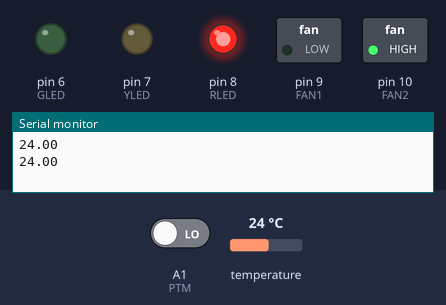
A sketch run on a simulated Arduino Uno, built with avr-gcc and run on an emulated ATmega328P. Shown: switched loads named in the sketch (green lamp = pin HIGH), output pins drawn as LEDs (lit = HIGH), the last lines printed to the serial monitor. Inputs (shaded band) come from the test bench; at power-on: temperature 24 °C, A1 (PTM) LOW.

Above: at 3.3 s.
3.4 s: temperature set to 23.3 °C
At 5.3 s:
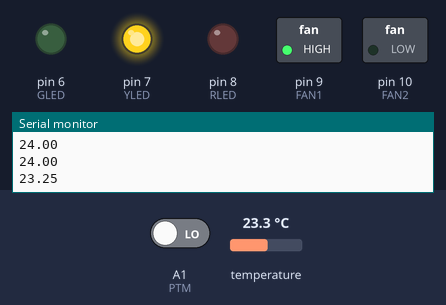
5.8 s: A1 (PTM) driven HIGH
At 7.3 s:
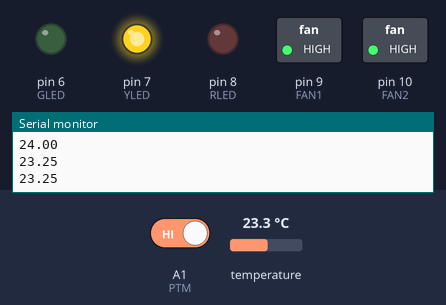
8.5 s: A1 (PTM) driven LOW
At 9.9 s:
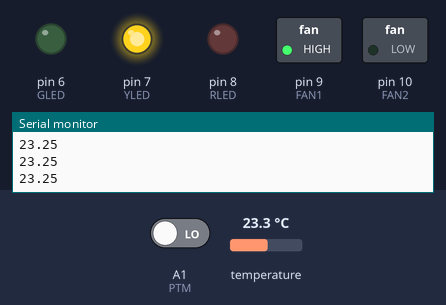
10.9 s: temperature set to 20.4 °C
13.3 s: temperature set to 19.6 °C
At 14.9 s:
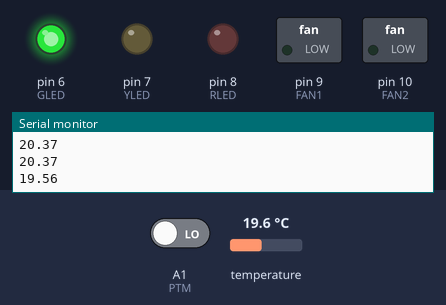
16.0 s: A1 (PTM) driven HIGH
At 18.1 s:
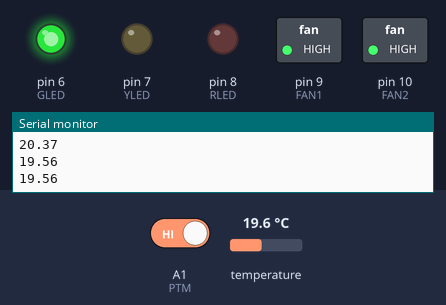
Timing chart, 0 to 19.6 s (numbered marks = the images above; inputs shaded):
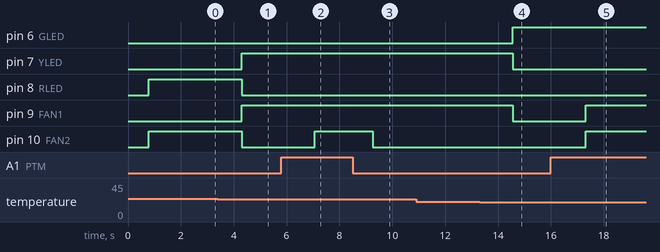

The sketch:

Subsystem-3.ino
```cpp
//including the libraries
#include <OneWire.h>
#include <DallasTemperature.h>

//Set which pin dts is connected to the Arduino
#define ONE_WIRE_BUS A0

// Setup a oneWire instance to communicate with any OneWire devices
OneWire oneWire(ONE_WIRE_BUS);

// Pass our oneWire reference to Dallas Temperature.
DallasTemperature sensors(&oneWire);

//set a float for the temperature data to be stored on
float temp = 0;

//Green LED connected to D6
int GLED = 6;
//Yellow LED connected to D7
int YLED = 7;
//Red LED connected to D8
int RLED = 8;

//First fan is connected to D9
int FAN1 = 9;
//Second fan is connected to D10
int FAN2 = 10;

//Override PTM is connected to A1
int PTM = A1;
//variable to store PTM state
int PTMstate = 0;
//white override LED is connecte to A3
int WLED = A3;


void setup() {
  // put your setup code here, to run once:

  // start serial monitor to send temp values to
  Serial.begin(9600);

  // Start up the library
  sensors.begin();

  //Set LEDs as output
  //if you don't, LEDs will be dim
  pinMode(GLED, OUTPUT);
  pinMode(YLED, OUTPUT);
  pinMode(RLED, OUTPUT);

  //Set fans as output
  pinMode(FAN1, OUTPUT);
  pinMode(FAN2, OUTPUT);

  //Set Switch and PTM as Input
  pinMode(PTM, INPUT);

}
void loop() {
  // put your main code here, to run repeatedly:

PTMstate = digitalRead(PTM);

  if (PTMstate == HIGH){

    digitalWrite(WLED,HIGH);
    digitalWrite(FAN1,HIGH);
    digitalWrite(FAN2,HIGH);

  } else {


  sensors.requestTemperatures();      // Send the command to get temperature readings

  temp = sensors.getTempCByIndex(0); //temp is set as dts temperature value in degrees celsius
  Serial.println(temp);              //print temp value

  if (temp < 20) {                   //if normal temp
      digitalWrite(GLED, HIGH);        //green LED on
      digitalWrite(FAN1, LOW);         //first fan off

    } else {                           //temp is greater than 20C
      digitalWrite(GLED, LOW);         //green LED off
    }
    if (temp >= 20 && temp < 24) {          //if medium temp
      digitalWrite(YLED, HIGH);        //yellow LED on
      digitalWrite(FAN1, HIGH);        //first fan on

    } else {                           //temp is less than 20/less than medium
      digitalWrite(YLED, LOW);         //yellow LED off
    }
    if (temp >= 24) {                  //if high temp
      digitalWrite(RLED, HIGH);        //red led on
      digitalWrite(FAN2, HIGH);        //second fan on

    } else {                           //temp is less than 24/less than high
      digitalWrite(RLED, LOW);         //red LED off
      digitalWrite(FAN2, LOW);         //second fan off
    }
  delay(1000);                       //delay 1000 ms
}
}
```

Measured:
- the behaviour switches between 24 and 23.9 °C on temperature (found by bisection; images 0 and 1)
- the behaviour switches between 20 and 19.9 °C on temperature (found by bisection; images 3 and 4)
- after the input at 3.4 s, pin 7 (YLED), pin 9 (FAN1): LOW → HIGH after 0.91 s; pin 8 (RLED), pin 10 (FAN2): HIGH → LOW after 0.91 s
- after the input at 5.8 s, pin 10 (FAN2): LOW → HIGH after 1.3 s
- after the input at 8.5 s, pin 10 (FAN2): HIGH → LOW after 0.76 s
- after the input at 13.3 s, pin 6 (GLED): LOW → HIGH after 1.3 s; pin 7 (YLED), pin 9 (FAN1): HIGH → LOW after 1.3 s
- after the input at 16.0 s, pin 9 (FAN1), pin 10 (FAN2): LOW → HIGH after 1.3 s
